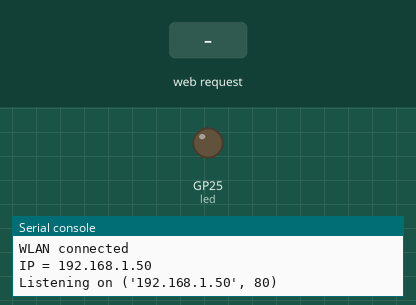
Simulated run of this program. Board: Raspberry Pi Pico running MicroPython. Shown: output pins drawn as LEDs (lit = HIGH), the last lines printed to the serial console. Inputs (shaded band) come from the test bench. WiFi joins after 1.5 s.

Above: at 3.2 s.
3.3 s: HTTP request GET /ledon received
At 4.5 s:
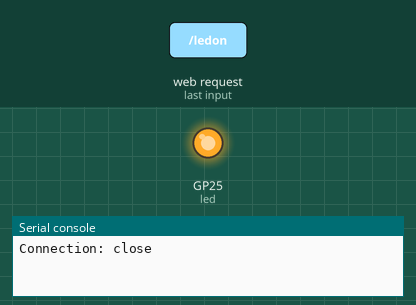
4.8 s: HTTP request GET /ledoff received
At 5.6 s:
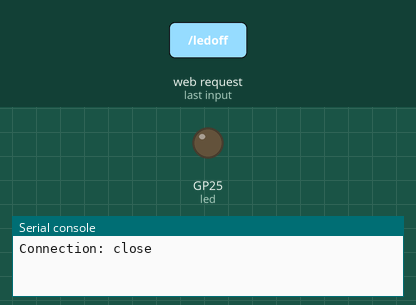
Timing chart, 0 to 7.8 s (numbered marks = the images above; inputs shaded):
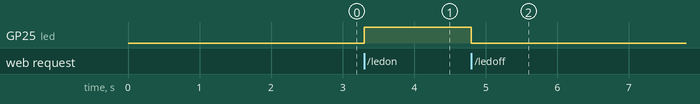

Measured:
- after the input at 3.3 s, GP25 (led): LOW → HIGH at once
- after the input at 4.8 s, GP25 (led): HIGH → LOW at once

The program:

test2.py
```python
import utime
import network
import socket
import json
from machine import Pin, ADC

ssid = 'SteveGalaxy'
password = 'ChargeIt'

# Set WiFi to station interface
wlan = network.WLAN(network.STA_IF)
# Activate the network interface
wlan.active(True)

# Check if already connected
if not wlan.isconnected():
    print('Connecting to network...')
    wlan.connect(ssid, password)

    max_wait = 10
    # Wait for connection
    while max_wait > 0:
        if wlan.status() < 0 or wlan.status() >= 3:
            # Connection successful
            break
        max_wait -= 1
        print('Waiting for connection... ' + str(max_wait))
        utime.sleep(1)

    # Check connection
    if wlan.status() != 3:
        # No connection
        raise RuntimeError('Network connection failed')
else:
    print('Already connected to network')

# Connection successful
print('WLAN connected')
status = wlan.ifconfig()
pico_ip = status[0]
print('IP = ' + status[0])

# Open socket
addr = (pico_ip, 80)
s = socket.socket()
s.bind(addr)
s.listen(1)
print('Listening on', addr)

led = Pin('LED', Pin.OUT)
led.off()
led_state = False

# Temperature sensor setup (assuming using ADC pin for a sensor)
adc = ADC(4)
conversion_factor = 3.3 / (65535)

def read_temperature():
    reading = adc.read_u16() * conversion_factor
    temperature = 27 - (reading - 0.706) / 0.001721
    return round(temperature, 2)

def load_html():
    with open("/index.html", "r") as file:
        return file.read()

# Main loop
while True:
    client, client_addr = s.accept()
    raw_request = client.recv(1024)
    raw_request = raw_request.decode("utf-8")
    print(raw_request)

    request_parts = raw_request.split()
    http_method = request_parts[0]
    request_url = request_parts[1]

    if request_url == "/":
        response = load_html()
        client.send('HTTP/1.1 200 OK\n')
        client.send('Content-Type: text/html\n')
        client.send('Connection: close\n\n')
        client.sendall(response)
    elif request_url == "/ledon":
        led_state = True
        led.on()
        response = json.dumps({"led": "ON"})
        client.send('HTTP/1.1 200 OK\n')
        client.send('Content-Type: application/json\n')
        client.send('Connection: close\n\n')
        client.sendall(response)
    elif request_url == "/ledoff":
        led_state = False
        led.off()
        response = json.dumps({"led": "OFF"})
        client.send('HTTP/1.1 200 OK\n')
        client.send('Content-Type: application/json\n')
        client.send('Connection: close\n\n')
        client.sendall(response)
    elif request_url == "/status":
        temperature = read_temperature()
        led_status = "ON" if led_state else "OFF"
        response = json.dumps({"led": led_status, "temperature": temperature})
        client.send('HTTP/1.1 200 OK\n')
        client.send('Content-Type: application/json\n')
        client.send('Connection: close\n\n')
        client.sendall(response)
    else:
        client.send('HTTP/1.1 404 NOT FOUND\n')
        client.send('Content-Type: text/html\n')
        client.send('Connection: close\n\n')
        client.sendall("Page not found")

    client.close()
```
